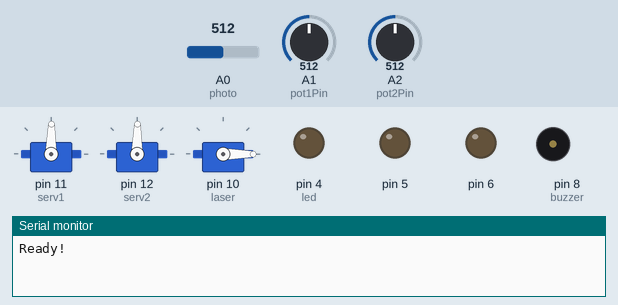
The sketch below on a simulated Arduino Uno, built with avr-gcc and run on an emulated ATmega328P. On the bench: 3 × servo, output pins drawn as LEDs (lit = HIGH), buzzer (waves = sounding, pin HIGH), the last lines printed to the serial monitor. Wiring (inferred from the names in the program): servo: signal pin 10. The inputs (shaded band) are chosen by the test bench; at power-on: A1 (pot1Pin) = 512, A2 (pot2Pin) = 512, A0 (photo) = 512. Servo pulses on a pin are drawn as a servo (544–2400 µs = 0–180°); pins used as bus, display or sensor lines are not drawn.

Above: at 1.2 s.
1.3 s: A1 (pot1Pin) set to 716
At 3.0 s:
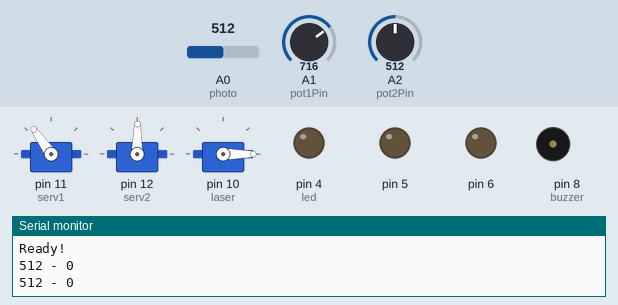
4.0 s: A2 (pot2Pin) set to 716
At 6.1 s:
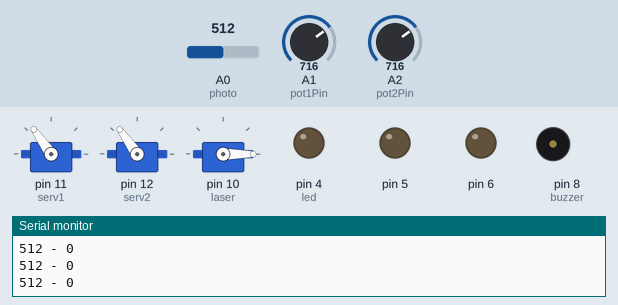
6.5 s: A1 (pot1Pin) set to 810
At 8.1 s:
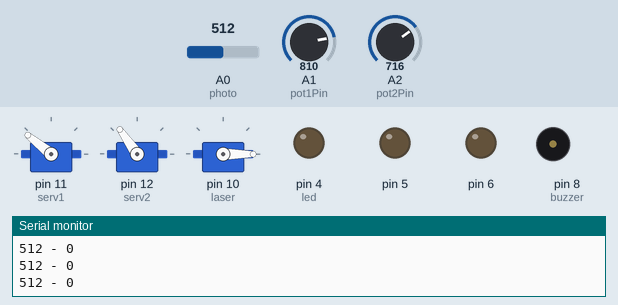
9.0 s: A2 (pot2Pin) set to 810
At 11.2 s:
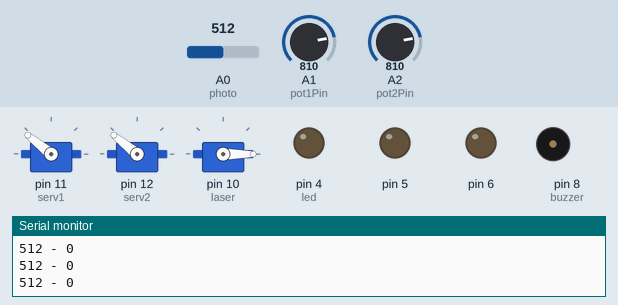
11.5 s: A1 (pot1Pin) set to 790
At 11.9 s:
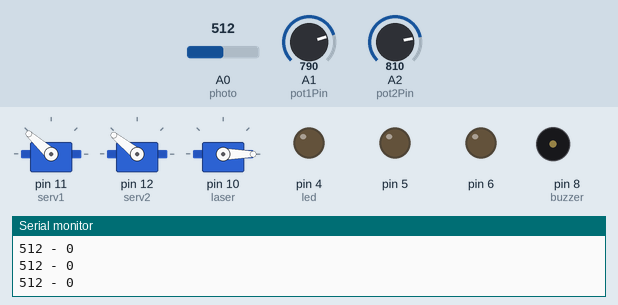
14.0 s: A2 (pot2Pin) set to 1023
At 16.3 s:
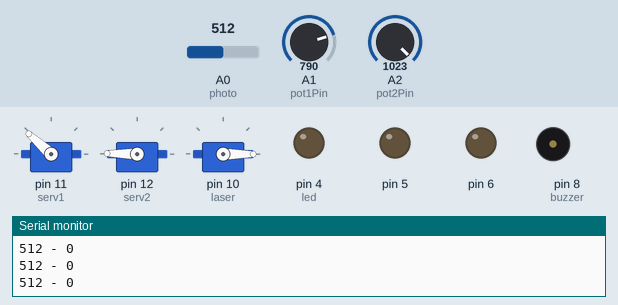
Timing chart, 0 to 17.5 s (numbered marks = the images above; inputs shaded):
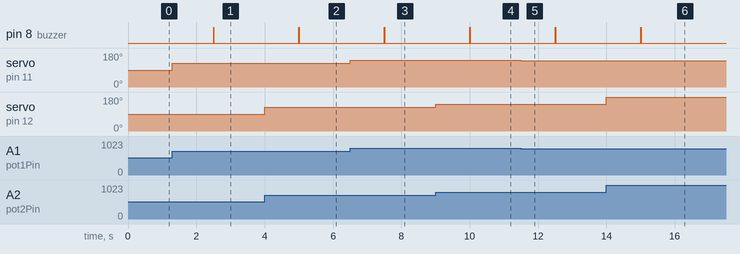

The sketch:

laser3.ino
```cpp
#define photo 0
#define laser 10
#define buzzer 8
#define button 2
#define led 4
#define leds 3
#define serv1 11
#define serv2 12
int const pot1Pin = A1; // analog pin used to connect the potentiometer
int const pot2Pin = A2; // analog pin used to connect the potentiometer

#include <Servo.h>

Servo myServo1;  // create a servo object
Servo myServo2;  // create a servo object

int former;
 int total = 0;

int faults = 0;
const int pointVal = 200;
const int threshold = 800;
const int loadMillis = 2500;

const int wait(300);
const int fire(1900);
 long lastfire(0);
void setup()
{
  Serial.begin(9600);
  Serial.println("Ready!");
  pinMode(button, INPUT_PULLUP);
  pinMode(laser, OUTPUT);
  pinMode(buzzer, OUTPUT);
  for (int i=led;i<led+leds;++i)
  {
  pinMode(i, OUTPUT);
   digitalWrite(i,LOW);
  }
  myServo1.attach(serv1);
  myServo2.attach(serv2);
  digitalWrite(laser,LOW);
  digitalWrite(buzzer,LOW);
 lastfire=millis()-loadMillis;
}


void fault()
{
  for (int i=0;i<20;++i)
  {
  digitalWrite(buzzer,HIGH);
  delay(10);
  digitalWrite(buzzer,LOW);
   delay(10);
  }
}


void readVal()
{


   int val = analogRead(photo);
    if ( val>former && val>threshold  )
    {
     total+=former-val;
     if (total>pointVal)
     {
            digitalWrite(led+faults,HIGH);
      ++faults;
       if (faults==3)
       {
         eog();
       }
       fault();
       total=0;
     }
    }
    former=val;

}
void eog()
{
   digitalWrite(laser,LOW);
  for (;;)
  {
      delay(300);
    for (int i=led;i<led+leds;++i)
  {
   digitalWrite(i,HIGH);

  }
    delay(300);
      for (int i=led;i<led+leds;++i)
  {


   digitalWrite(i,LOW);

  }
    digitalWrite(buzzer,HIGH);
    delay(10);
     digitalWrite(buzzer,LOW);
  }
}

void loop()
{
 int j(0);
 int load(1);
  for (;;)
  {

    int pot1Val = analogRead(pot1Pin);
    int  angle1 = map(pot1Val, 0, 1023, 0, 179);
   myServo1.write(angle1);
       int pot2Val = analogRead(pot2Pin);
    int  angle2 = map(pot2Val, 0, 1023, 0, 179);
   myServo2.write(angle2);
    int now =millis();;
   if( !load && now-lastfire>loadMillis)
   {
       digitalWrite(buzzer,HIGH);
    delay(10);
     digitalWrite(buzzer,LOW);
     load=1;
   }
  if (  load)
  {
    load=0;
    lastfire=now;
    for (int i=0;i<fire/40;++i)
    {
        readVal();
     digitalWrite(laser,HIGH);

     delayMicroseconds(400);
     digitalWrite(laser,LOW);
     readVal();
     delay(20);
    }
  }

   ++j;
  if (j%1000 == 0)
  {
      Serial.print(former);
       Serial.print(" - ");
        Serial.println(total);
          readVal();
    digitalWrite(laser,HIGH);

     delayMicroseconds(30);
     digitalWrite(laser,LOW);
  }

  readVal();
  }


}
```

Measured:
- after the input at 1.3 s, servo on pin 11 (serv1): 89° → 125° at once
- after the input at 4.0 s, servo on pin 12 (serv2): 89° → 125° at once
- after the input at 6.5 s, servo on pin 11 (serv1): 125° → 141° at once
- after the input at 9.0 s, servo on pin 12 (serv2): 125° → 141° at once
- after the input at 11.5 s, servo on pin 11 (serv1): 141° → 138° at once
- after the input at 14.0 s, servo on pin 12 (serv2): 141° → 179° at once
